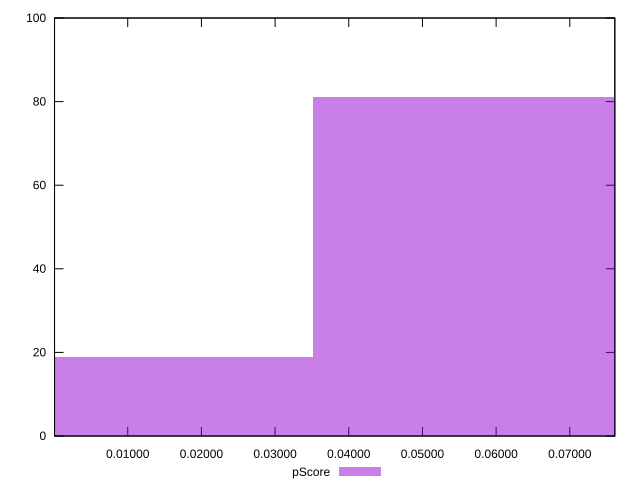

This figure's gnuplot source:
reset

$pScore <<EOF
0.07032590753578133 81
0 19
EOF

set key outside below
set boxwidth 0.07032590753578133
set xrange [0.00006417586681428666:0.07611248195409825]
set yrange [0:100]
set trange [0:100]
set style fill transparent solid 0.5 noborder
set terminal svg size 640, 490 enhanced background rgb 'white'
set output "report_00018_2021-02-10T15-25-16.877Z/cumulative-layout-shift/samples/pages+cached+noadtech+nomedia+nocss/pScore/histogram.svg"

plot $pScore title "pScore" with boxes

reset
